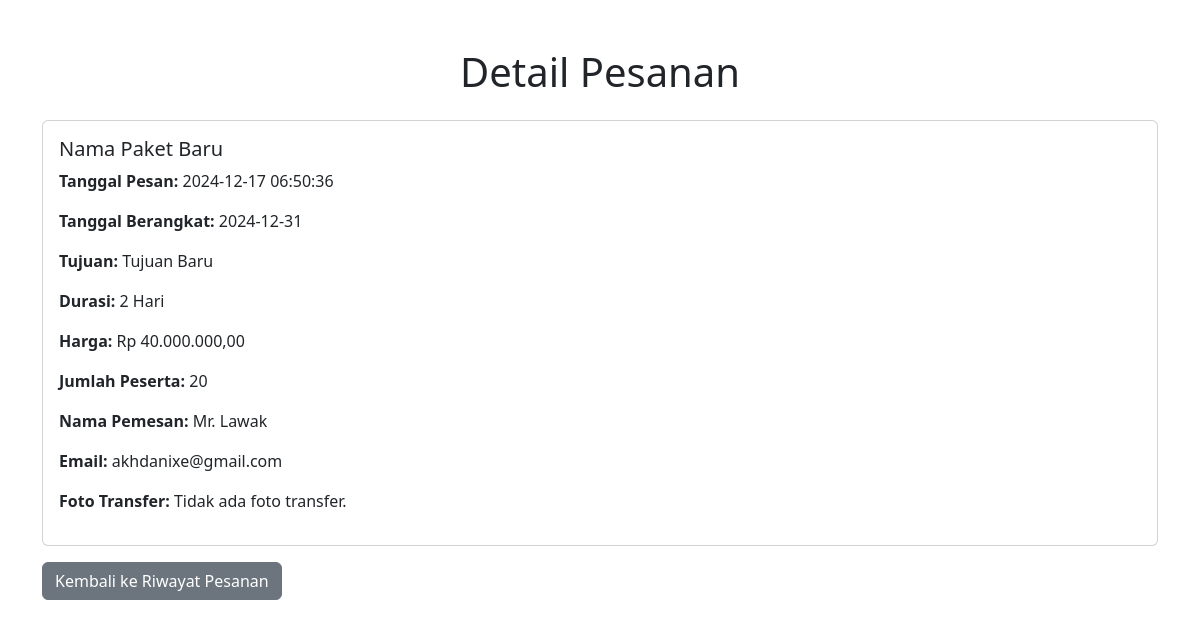
The app's page /user/detail_pesanan.php?id=118 (signed in) with its own data.
### tables this page shows
CREATE TABLE `pesanan` (
  `id_pesanan` int(11) NOT NULL,
  `id_paket` int(11) NOT NULL,
  `user_id` int(11) NOT NULL,
  `nama_pemesan` varchar(255) NOT NULL,
  `email` varchar(255) NOT NULL,
  `jumlah_peserta` int(11) NOT NULL,
  `harga_total` decimal(20,2) NOT NULL,
  `tanggal_perjalanan` date DEFAULT NULL,
  `tanggal_pesan` timestamp NOT NULL DEFAULT current_timestamp(),
  `foto_transfer` varchar(255) NOT NULL,
  `status_pesanan` enum('Pending','Dikonfirmasi','Dibatalkan','Selesai') DEFAULT 'Pending'
);

CREATE TABLE `paket` (
  `id_paket` int(11) NOT NULL,
  `nama_paket` varchar(100) NOT NULL,
  `tujuan` varchar(150) NOT NULL,
  `durasi_hari` varchar(11) NOT NULL,
  `harga` varchar(45) NOT NULL,
  `status_paket` enum('Aktif','Nonaktif') NOT NULL,
  `deskripsi` text NOT NULL,
  `foto` varchar(250) DEFAULT NULL
);

### user/detail_pesanan.php (the view, shortened to what this page needs)
<?php
require_once '../backend/koneksi.php';
$id_pesanan = isset($_GET['id']) ? intval($_GET['id']) : 0;
$sql = "
    SELECT p.id_pesanan AS id_pesanan, p.tanggal_pesan, pk.nama_paket, pk.tujuan, pk.durasi_hari, p.harga_total, p.tanggal_perjalanan, p.jumlah_peserta, p.nama_pemesan, p.email, p.foto_transfer
    FROM pesanan p
    JOIN paket pk ON p.id_paket = pk.id_paket
    WHERE p.id_pesanan = '$id_pesanan'
";
$result = $conn->query($sql);
$row = $result->fetch_assoc();
?>
<!DOCTYPE html>
<html lang="en">
<head>
    <link href="https://cdn.jsdelivr.net/npm/bootstrap@5.3.3/dist/css/bootstrap.min.css" rel="stylesheet">
</head>
<body>
    <div class="container my-5">
        <h1 class="text-center mb-4">Detail Pesanan</h1>
        <div class="card">
            <div class="card-body">
                <h5 class="card-title"><?= htmlspecialchars($row['nama_paket']) ?></h5>
                <p><strong>Tanggal Pesan:</strong> <?= htmlspecialchars($row['tanggal_pesan']) ?></p>
                <p><strong>Tanggal Berangkat:</strong> <?= htmlspecialchars($row['tanggal_perjalanan']) ?></p>
                <p><strong>Tujuan:</strong> <?= htmlspecialchars($row['tujuan']) ?></p>
                <p><strong>Durasi:</strong> <?= htmlspecialchars($row['durasi_hari']) ?> Hari</p>
                <p><strong>Harga:</strong> Rp <?= number_format($row['harga_total'], 2, ',', '.') ?></p>
                <p><strong>Jumlah Peserta:</strong> <?= htmlspecialchars($row['jumlah_peserta']) ?></p>
                <p><strong>Nama Pemesan:</strong> <?= htmlspecialchars($row['nama_pemesan']) ?></p>
                <p><strong>Email:</strong> <?= htmlspecialchars($row['email']) ?></p>
                <p><strong>Foto Transfer:</strong>
                    <?php if (!empty($row['foto_transfer'])): ?>
                        <img src="../uploads/bukti_pembayaran/<?= htmlspecialchars($row['foto_transfer']) ?>" alt="Foto Transfer" class="img-fluid" style="max-width: 300px;">
                    <?php else: ?>
                        Tidak ada foto transfer.
                    <?php endif; ?>
                </p>
            </div>
        </div>
        <a href="history.php" class="btn btn-secondary mt-3">Kembali ke Riwayat Pesanan</a>
    </div>
</body>
</html>

### records on screen
pesanan: id_paket.nama_paket "Nama Paket Baru", tanggal_pesan "2024-12-17 06:50:36", tanggal_perjalanan "2024-12-31", id_paket.tujuan "Tujuan Baru", id_paket.durasi_hari "2", harga_total "40.000.000,00", jumlah_peserta "20", nama_pemesan "Mr. Lawak", email "akhdanixe@gmail.com"
